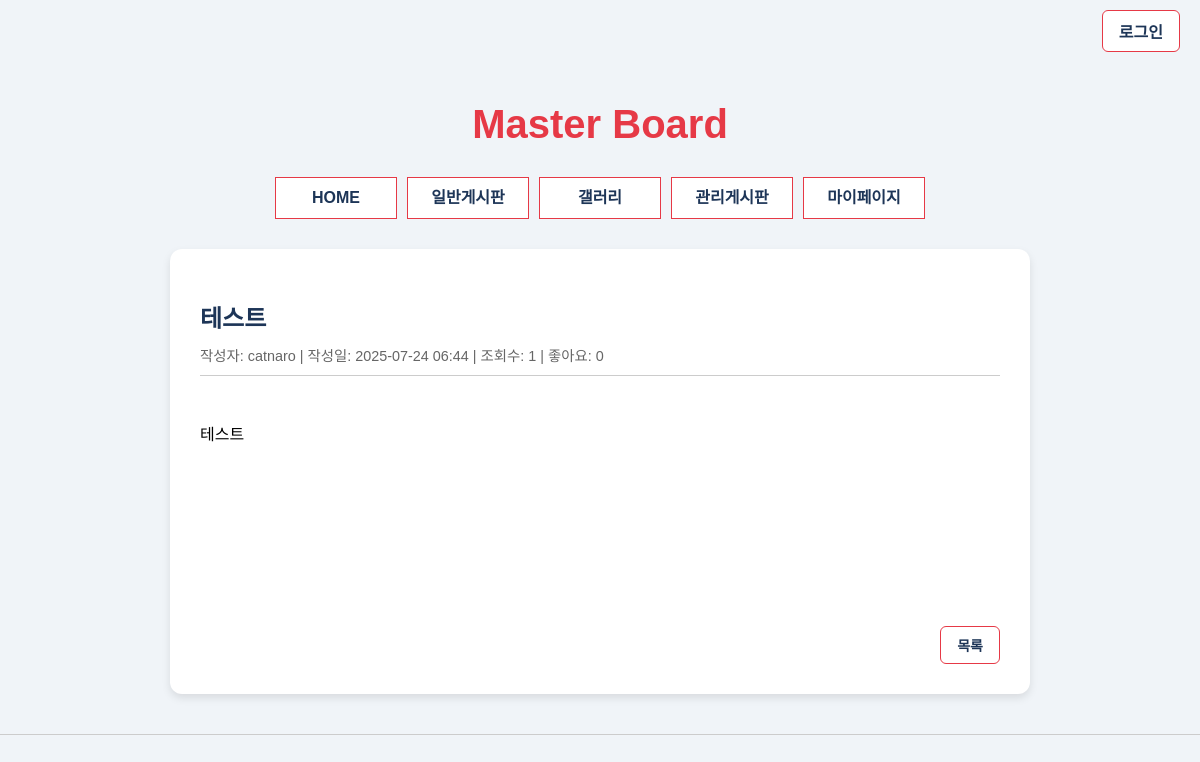
/board/post/2/, run on the app's committed database.
### board/models.py (models this page shows, shortened)
class Post(models.Model):
    BOARD_CHOICES = [
        ('general', '일반게시판'),
        ('gallery', '갤러리'),
        ('admin', '관리자게시판'),
    ]
    title = models.CharField(max_length=200, verbose_name='제목')
    content = models.TextField(verbose_name='내용')
    author = models.ForeignKey(User, on_delete=models.CASCADE, verbose_name='작성자')
    board_type = models.CharField(max_length=20, choices=BOARD_CHOICES, default='general', verbose_name='게시판 구분')
    created_at = models.DateTimeField(auto_now_add=True, verbose_name='작성일')
    updated_at = models.DateTimeField(auto_now=True, verbose_name='수정일')
    views = models.PositiveIntegerField(default=0, verbose_name='조회수')
    likes = models.PositiveIntegerField(default=0, verbose_name='좋아요')
    image = models.ImageField(upload_to='gallery/', blank=True, null=True, verbose_name='이미지')
    class Meta:
        ordering = ['-created_at']
        verbose_name = '게시글'
        verbose_name_plural = '게시글'
    def increment_views(self):
        self.views += 1
        self.save(update_fields=['views'])

### board/views.py (the view)
# urls.py: path('post/<int:pk>/', views.post_detail, name='post_detail'),
def post_detail(request, pk):
    post = get_object_or_404(Post, pk=pk)
    if request.user != post.author:
        post.increment_views()
    return render(request, 'board/post_detail.html', {'post': post})

### templates/board/post_detail.html (shortened to what this page needs)
<!DOCTYPE html>
<html lang="ko">
<head>
</head>
<body>
  <div class="login-wrapper">
    {% if user.is_authenticated %}
      <a href="{% url 'accounts:profile' %}" class="login-btn">마이페이지</a>
      <a href="{% url 'accounts:logout' %}" class="login-btn" style="margin-left: 10px;">로그아웃</a>
    {% else %}
      <a href="{% url 'accounts:login' %}" class="login-btn">로그인</a>
    {% endif %}
  </div>
  <h1 class="title">Master Board</h1>
  <nav>
    <ul id="topmenu">
      <li><a href="{% url 'home' %}">HOME</a></li>
      <li><a href="{% url 'board:board_list' %}">일반게시판</a></li>
      <li><a href="{% url 'board:gallery_list' %}">갤러리</a></li>
      <li><a href="admin.html">관리게시판</a></li>
      <li><a href="{% url 'accounts:profile' %}">마이페이지</a></li>
    </ul>
  </nav>
  <div class="content">
    <div class="post-header">
      <h2>{{ post.title }}</h2>
      <div class="post-meta">
        작성자: {{ post.author.username }} |
        작성일: {{ post.created_at|date:"Y-m-d H:i" }} |
        조회수: {{ post.views }} |
        좋아요: <span id="like-count">{{ post.likes }}</span>
      </div>
    </div>
    <div class="post-body">
      {{ post.content }}
    </div>
    <div class="button-group">
      <div class="right-buttons">
        {% if post.board_type == 'gallery' %}
        <a href="{% url 'board:gallery_list' %}">목록</a>
        {% elif post.board_type == 'admin' %}
        <a href="{% url 'board:admin_board_list' %}">목록</a>
        {% else %}
        <a href="{% url 'board:board_list' %}">목록</a>
        {% endif %}
      </div>
    </div>
  </div>
  <hr />
</body>
</html>

### templates/board/post_detail.html (style rules this page uses)
body { font-family: "맑은 고딕", sans-serif; background-color: #f0f4f8; margin: 0; padding: 0; text-align: center; }
h1.title { color: #e63946; margin-top: 40px; margin-bottom: 20px; font-size: 2.5rem; }
.login-wrapper { display: flex; justify-content: flex-end; padding: 10px 20px; }
.login-btn { background-color: white; color: #1d3557; border: 1px solid #e63946; padding: 8px 16px; border-radius: 6px; font-weight: 600; cursor: pointer; text-decoration: none; transition: 0.3s ease; }
nav { display: flex; justify-content: center; margin: 30px 0; }
ul#topmenu { padding: 0; margin: 0; display: flex; gap: 10px; }
ul#topmenu li { list-style: none; background-color: #ffffff; color: #1d3557; border: 1px solid #e63946; width: 120px; height: 40px; line-height: 40px; font-weight: 600; cursor: pointer; transition: all 0.3s ease; }
ul#topmenu li a { display: block; width: 100%; height: 100%; text-decoration: none; color: inherit; }
.content { background-color: #ffffff; width: 90%; max-width: 800px; margin: 0 auto; padding: 30px; border-radius: 12px; box-shadow: 0 4px 8px rgba(0,0,0,0.1); text-align: left; }
.post-header { border-bottom: 1px solid #ccc; padding-bottom: 10px; margin-bottom: 20px; }
.post-header h2 { color: #1d3557; margin-bottom: 10px; }
.post-meta { font-size: 0.9rem; color: #666; }
.post-body { font-size: 1rem; line-height: 1.6; white-space: pre-line; min-height: 200px; }
.button-group { display: flex; justify-content: space-between; align-items: center; margin-top: 30px; }
.right-buttons { display: flex; gap: 10px; }
.button-group a, .button-group button { background-color: white; color: #1d3557; border: 1px solid #e63946; padding: 8px 16px; border-radius: 6px; font-weight: 600; text-decoration: none; transition: 0.3s ease; font-size: 14px; cursor: pointer; }
hr { border: none; height: 1px; background-color: #ccc; margin: 40px 0; }

### data on the page
Post: title "테스트", author.username "catnaro", created_at "2025-07-24 06:44", views "1", likes "0", content "테스트"
